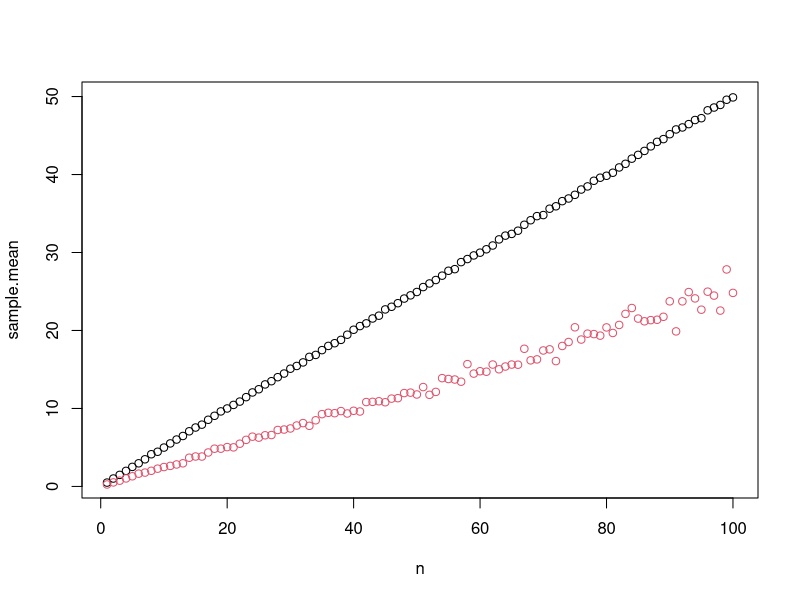
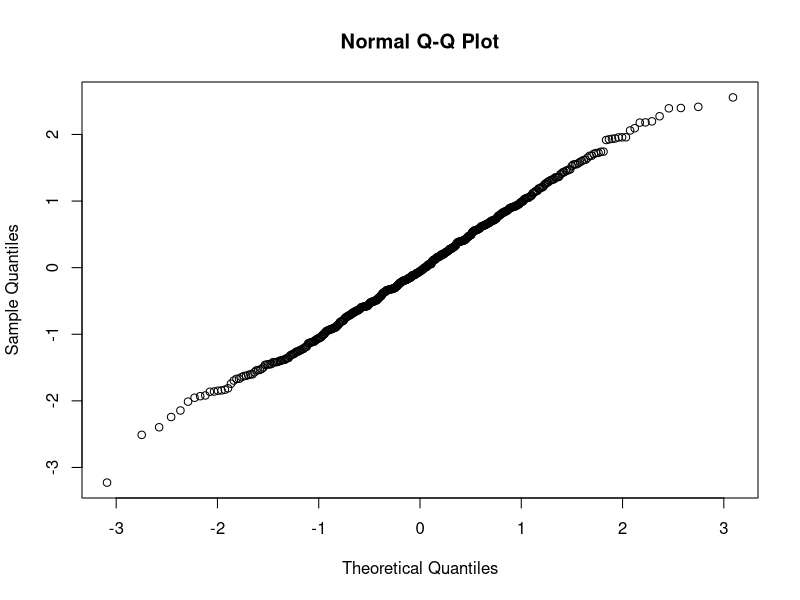
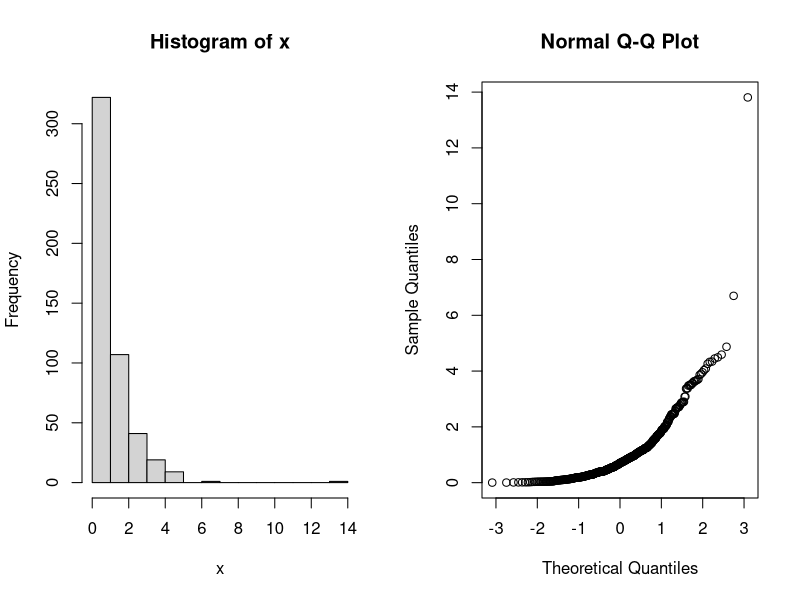
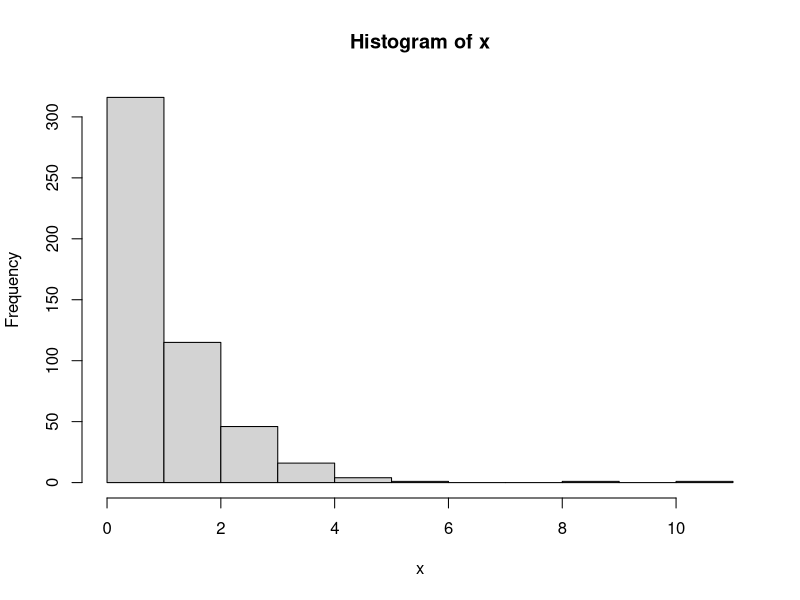
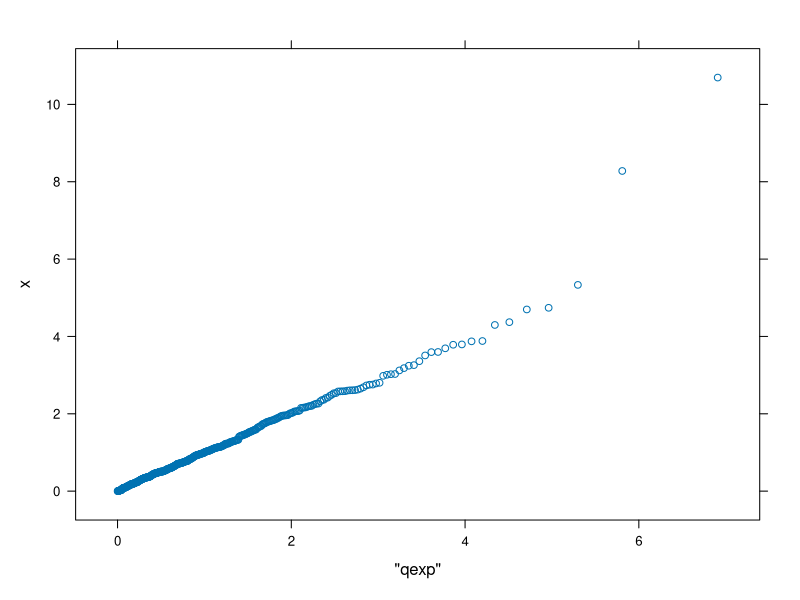

Write R code to recreate these figures, in order.
n.trials <- 1000
n <- 1:100
sample.mean <- numeric(100)
sample.var <- numeric(100)
for (i in n) {
  head.counts <- rbinom(n.trials, i, .5)
  sample.mean[i] <- mean(head.counts)
  sample.var[i] <- var(head.counts)
}
plot(n, sample.mean)
points(n, sample.var, col = 2) #points makes points on existing plot

qnorm(seq(.1, .9, by = .1), lower.tail = TRUE)

qqnorm(rnorm(500))
#mu and sigma parameters don't create line of best fit

x <- rexp(500)
par(mfrow = c(1,2))
hist(x)
qqnorm(x)

library(lattice)
x <- rexp(500)
par(mfrow = c(1,1))
hist(x)
qqmath(x, dist = "qexp")
